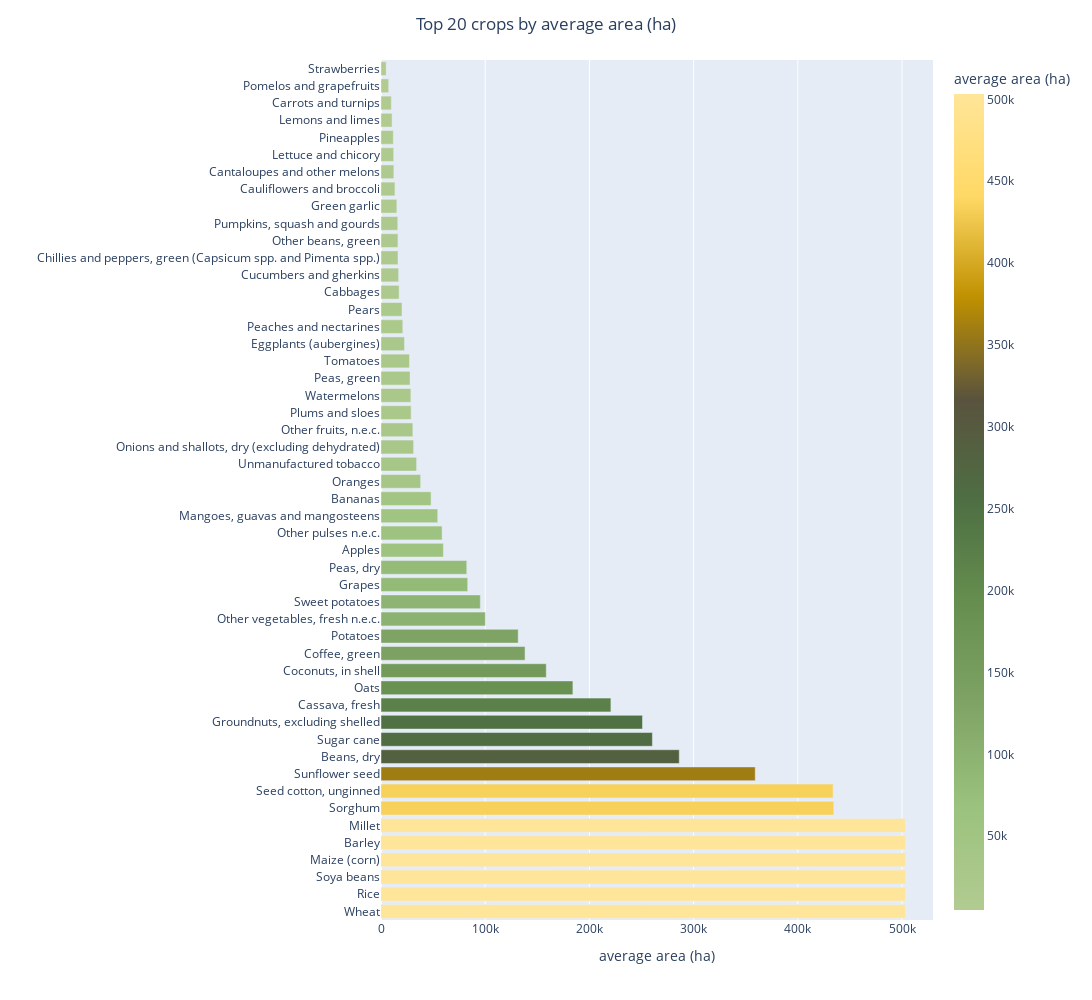

The cell this chart's notebook holds for it:
### Code cell
fig = px.bar(crops_byarea, x='area_harvested_ha', y='Crop', color='area_harvested_ha', color_continuous_scale=agro)
fig.update_layout(height=1000, width=1500, title_text="Top 20 crops by average area (ha)", title_x=0.5,xaxis_title='average area (ha)',yaxis_title = '',
                  coloraxis_colorbar_title='average area (ha)')

### Figure 1 — Plotly figure (JSON) as saved in the notebook; plotly's stock layout.template omitted (floating-point values rounded to 4 significant figures)
{"data": [{"alignmentgroup": "True", "hovertemplate": "area_harvested_ha=%{marker.color}<br>Crop=%{y}<extra></extra>", "legendgroup": "", "marker": {"color": [503200.0, 503200.0, 503200.0, 503200.0, 503200.0, 503200.0, 434500.0, 433800.0, 359100.0, 286200.0, 260400.0, 251000.0, 220600.0, 184200.0, 158600.0, 138200.0, 131700.0, 100100.0, 95330.0, 83200.0, 82320.0, 59880.0, 58610.0, 54440.0, 48040.0, 38050.0, 34160.0, 31270.0, 30550.0, 28920.0, 28680.0, 27870.0, 27320.0, 22590.0, 20920.0, 20190.0, 17390.0, 16890.0, 16310.0, 16280.0, 16100.0, 15210.0, 13390.0, 12340.0, 12210.0, 11810.0, 10660.0, 9871.0, 7377.0, 4956.0], "coloraxis": "coloraxis", "pattern": {"shape": ""}}, "name": "", "offsetgroup": "", "orientation": "h", "showlegend": false, "textposition": "auto", "type": "bar", "x": [503200.0, 503200.0, 503200.0, 503200.0, 503200.0, 503200.0, 434500.0, 433800.0, 359100.0, 286200.0, 260400.0, 251000.0, 220600.0, 184200.0, 158600.0, 138200.0, 131700.0, 100100.0, 95330.0, 83200.0, 82320.0, 59880.0, 58610.0, 54440.0, 48040.0, 38050.0, 34160.0, 31270.0, 30550.0, 28920.0, 28680.0, 27870.0, 27320.0, 22590.0, 20920.0, 20190.0, 17390.0, 16890.0, 16310.0, 16280.0, 16100.0, 15210.0, 13390.0, 12340.0, 12210.0, 11810.0, 10660.0, 9871.0, 7377.0, 4956.0], "xaxis": "x", "y": ["Wheat", "Rice", "Soya beans", "Maize (corn)", "Barley", "Millet", "Sorghum", "Seed cotton, unginned", "Sunflower seed", "Beans, dry", "Sugar cane", "Groundnuts, excluding shelled", "Cassava, fresh", "Oats", "Coconuts, in shell", "Coffee, green", "Potatoes", "Other vegetables, fresh n.e.c.", "Sweet potatoes", "Grapes", "Peas, dry", "Apples", "Other pulses n.e.c.", "Mangoes, guavas and mangosteens", "Bananas", "Oranges", "Unmanufactured tobacco", "Onions and shallots, dry (excluding dehydrated)", "Other fruits, n.e.c.", "Plums and sloes", "Watermelons", "Peas, green", "Tomatoes", "Eggplants (aubergines)", "Peaches and nectarines", "Pears", "Cabbages", "Cucumbers and gherkins", "Chillies and peppers, green (Capsicum spp. and Pimenta spp.)", "Other beans, green", "Pumpkins, squash and gourds", "Green garlic", "Cauliflowers and broccoli", "Cantaloupes and other melons", "Lettuce and chicory", "Pineapples", "Lemons and limes", "Carrots and turnips", "Pomelos and grapefruits", "Strawberries"], "yaxis": "y"}], "layout": {"barmode": "relative", "coloraxis": {"colorbar": {"title": {"text": "average area (ha)"}}, "colorscale": [[0, "#b2cb91"], [0.125, "#9bc27e"], [0.25, "#7fa465"], [0.375, "#668f4f"], [0.5, "#4e6f43"], [0.625, "#59533e"], [0.75, "#bf9000"], [0.875, "#ffd966"], [1, "#ffe599"]]}, "height": 1000, "legend": {"tracegroupgap": 0}, "margin": {"t": 60}, "title": {"text": "Top 20 crops by average area (ha)", "x": 0.5}, "width": 1500, "xaxis": {"anchor": "y", "domain": [0, 1], "title": {"text": "average area (ha)"}}, "yaxis": {"anchor": "x", "domain": [0, 1], "title": {"text": ""}}}}
